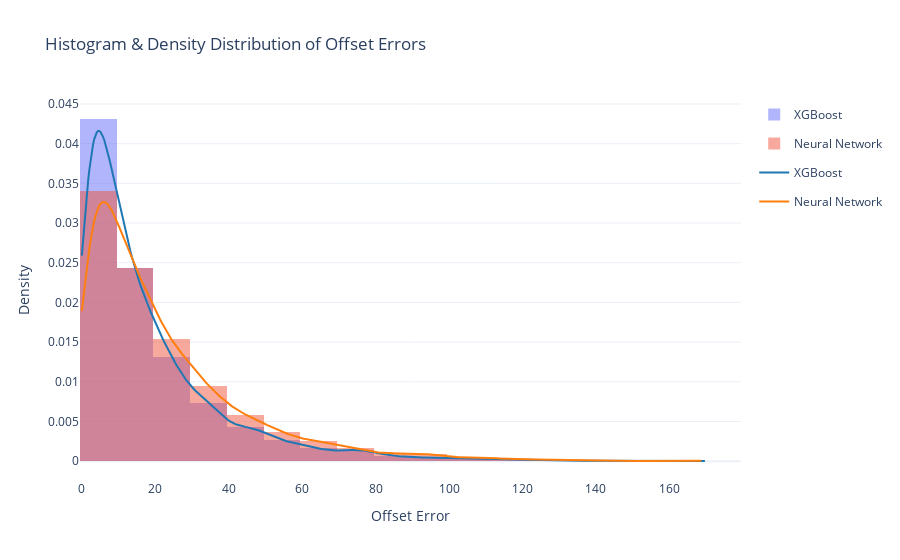

Source (notebook cell):
### Markdown cell above
# Conclusion

### Code cell
import numpy as np
import plotly.graph_objects as go
import plotly.figure_factory as ff

# Example: List of Pandas Series containing squared errors
squared_errors_list = [
    xgboost_errors,
    model_nn_errors
]

# Model names
names = [
    "XGBoost",
    "Neural Network"
]# Custom labels

# Convert squared errors to offset errors (recover sign)
offset_errors_list = [np.sign(series.index) * np.sqrt(series.values) for series in squared_errors_list]

# Flatten data for KDE plot (Plotly requires a list of lists)
offset_errors_flat = [list(errors) for errors in offset_errors_list]

# Create figure
fig = go.Figure()

# Add Histograms
for i, offset_errors in enumerate(offset_errors_list):
    fig.add_trace(go.Histogram(
        x=offset_errors,
        name=names[i],
        opacity=0.5,
        histnorm="probability density",  # Normalize histogram
        nbinsx=30
    ))

# Add KDE (Density Plot)
fig_kde = ff.create_distplot(offset_errors_flat, names, show_hist=False, show_rug=False)
for trace in fig_kde.data:
    fig.add_trace(trace)

# Customize layout
fig.update_layout(
    title="Histogram & Density Distribution of Offset Errors",
    xaxis_title="Offset Error",
    yaxis_title="Density",
    barmode="overlay",  # Overlapping histograms
    template="plotly_white"
)

fig.show()

### Figure 1 — Plotly figure (JSON) as saved in the notebook; plotly's stock layout.template omitted (floating-point values rounded to 4 significant figures; data arrays with more than 128 entries replaced by an {"elided": "..."} marker saying what was removed)
{"data": [{"histnorm": "probability density", "name": "XGBoost", "nbinsx": 30, "opacity": 0.5, "type": "histogram", "x": {"elided": "13533 float values"}}, {"histnorm": "probability density", "name": "Neural Network", "nbinsx": 30, "opacity": 0.5, "type": "histogram", "x": {"elided": "13533 float values"}}, {"legendgroup": "XGBoost", "marker": {"color": "rgb(31, 119, 180)"}, "mode": "lines", "name": "XGBoost", "showlegend": true, "type": "scatter", "x": {"elided": "500 float values"}, "xaxis": "x", "y": {"elided": "500 float values"}, "yaxis": "y"}, {"legendgroup": "Neural Network", "marker": {"color": "rgb(255, 127, 14)"}, "mode": "lines", "name": "Neural Network", "showlegend": true, "type": "scatter", "x": {"elided": "500 float values"}, "xaxis": "x", "y": {"elided": "500 float values"}, "yaxis": "y"}], "layout": {"barmode": "overlay", "title": {"text": "Histogram & Density Distribution of Offset Errors"}, "xaxis": {"title": {"text": "Offset Error"}}, "yaxis": {"title": {"text": "Density"}}}}
